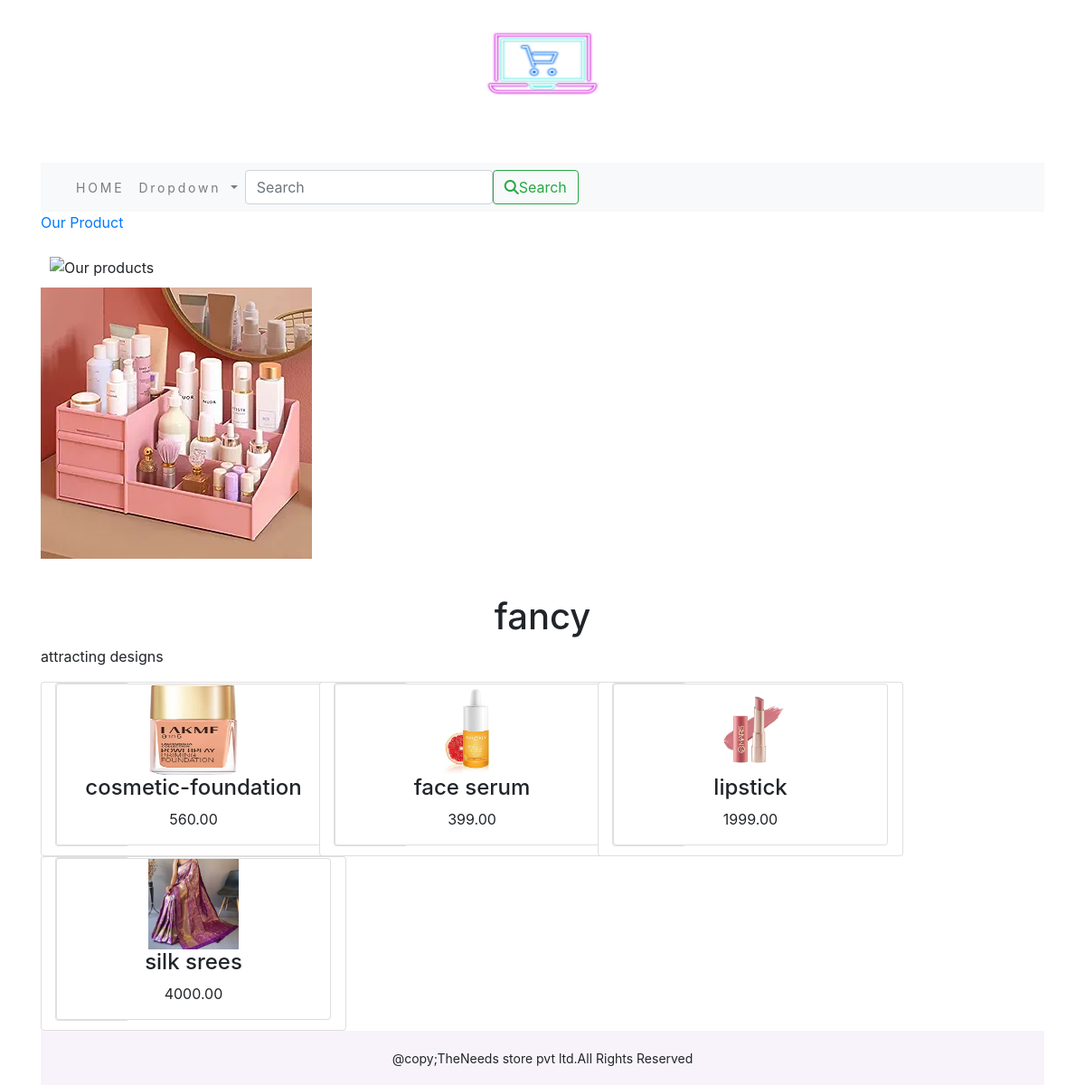
Screenshot of /fancy/slug with the database file from the repository.
### ecomapp/models.py (models this page shows, shortened)
class Category(models.Model):
    objects = None
    name = models.CharField(max_length=250, unique=True)
    slug = models.SlugField(max_length=250, unique=True)
    description = models.TextField(blank=True)
    image = models.ImageField(upload_to='category', blank=True)
    class Meta:
        ordering = ('name',)
        verbose_name = 'category'
        verbose_name_plural = 'categories'
    def get_url(self):
        return reverse('ecomapp:products_by_category', args=[self.slug])

class Product(models.Model):
    objects = None
    name = models.CharField(max_length=250, unique=True)
    slug = models.SlugField(max_length=250, unique=True)
    description = models.TextField(blank=True)
    price = models.DecimalField(max_digits=10, decimal_places=2)
    category = models.ForeignKey(Category, on_delete=models.CASCADE)
    image = models.ImageField(upload_to='product', blank=True)
    stock = models.IntegerField()
    available = models.BooleanField(default=True)
    created = models.DateTimeField(auto_now_add=True)
    updated = models.DateTimeField(auto_now=True)
    def get_url(self):
        return reverse('ecomapp:prodDetail', args=[self.category.slug, self.slug])
    class Meta:
        ordering = ('name',)
        verbose_name = 'product'
        verbose_name_plural = 'products'

### ecomapp/views.py (the view)
# urls.py: path('', views.allProdCat, name='allProductCat'),
def allProdCat(request, c_slug=None):
    c_page = None
    products_list = None
    if c_slug != None:
        c_page = get_object_or_404(Category, slug=c_slug)
        products_list = Product.objects.all().filter(category=c_page, available=True)
    else:
        products_list = Product.objects.all().filter(available=True)
    paginator = Paginator(products_list, 6)
    try:
        page = int(request.GET.get('page', 1))
    except:
        page = 1
    try:
        products = paginator.page(page)
    except (EmptyPage, InvalidPage):
        products = paginator.page(paginator.num_pages)
    return render(request, "category.html", {'category': c_page, 'products': products})

### cart/context_processors.py (called while the page is built)
def counter(request):
    item_count = 0
    if 'admin' in request.path:
        return {}
    else:
        try:
            cart = Cart.objects.filter(cart_id=_cart_id(request))
            cart_items = CartItem.objects.all().filter(cart=cart[:1])
            for cart_items in cart_items:
                item_count += cart_items.quantity
        except Cart.DoesNotExist:
            item_count = 0
    return dict(item_count=item_count)

### cart/views.py (called while the page is built)
def _cart_id(request):
    cart_key = request.session.session_key
    if not cart_key:
        request.session.save()
        cart_key = request.session.session_key
    return cart_key

### ecomapp/context_processors.py (called while the page is built)
def menu_links(request):
    links = Category.objects.all()
    return dict(links=links)

### templates/category.html (shortened to what this page needs)
{% extends 'base.html' %}
{% load static %}
{% block content %}
{% if category %}
     <div>
         <div>
             <p><a href="{% url 'ecomapp:allProductCat' %}">Our Product</a></p>
         </div>
     </div>
{% endif %}
      {% if category %}
      <div>
           <img class="my_image my_image_padding" src="{% static 'image/banner2.png' %}" width="1250px" alt="Our products">
      </div>
    <div>
      <img class="my_image" src="{{category.image.url}}" style="width:300px;height:300px;" alt="{{category.name}}">
    </div>
  <br>
<div>
    <div class="row my_row_class">
        <div class="mx-auto">
            <div class="col-12 col-sm-12 col-md-12 col-lg-12">
            </div>
        </div>
    </div>
    <h1 class="text-center my-title">{{category.name}}</h1>
    <p class="text-justify">{{category.description}}</p>
</div>
<div>
       {% endif %}
    <div class="container">
        <div class="row mx-auto">
            {% for product in products.object_list  %}
            <div class="row mx_auto card">
            <div  class="my_bottom_margin col-9 col-sm-12 col-md-4 col-lg-4">
                <div class="row row-cols-3 row-cols-md-3 g-4">
                   <div class="col">
                   <div class="card h-100" >
                <div class="card text-center" style="min-width:19rem">
                    <a href="{{product.get_url}}"><img class="card-image-top my-image"  src="{{product.image.url}}" style="width:100px;height:100px;" alt="{{product.name}}"></a>
                    <div>
                        <h4>{{product.name}}</h4>
                        <p>{{product.price}}</p>
                    </div>
                </div>
                   </div>
                   </div>
                </div>
            </div>
            </div>
            {% endfor %}
        </div>
            </div>
            {% endblock %}

### static/css/custom.css (style rules this page uses)
.my_row_class { padding-top:15px; }
.my_image { width:1110px; height:auto; }
.my_image_padding { padding:10px; }
.my_bottom_margin { margin-bottom:10px; }
.card { card_spacing:78px; }

### rows the page displays
Category: image (picture), name "fancy", description "attracting designs"
Product: image (picture), name "cosmetic-foundation", price "560.00"
Product: image (picture), name "face serum", price "399.00"
Product: image (picture), name "lipstick", price "1999.00"
Product: image (picture), name "silk srees", price "4000.00"
